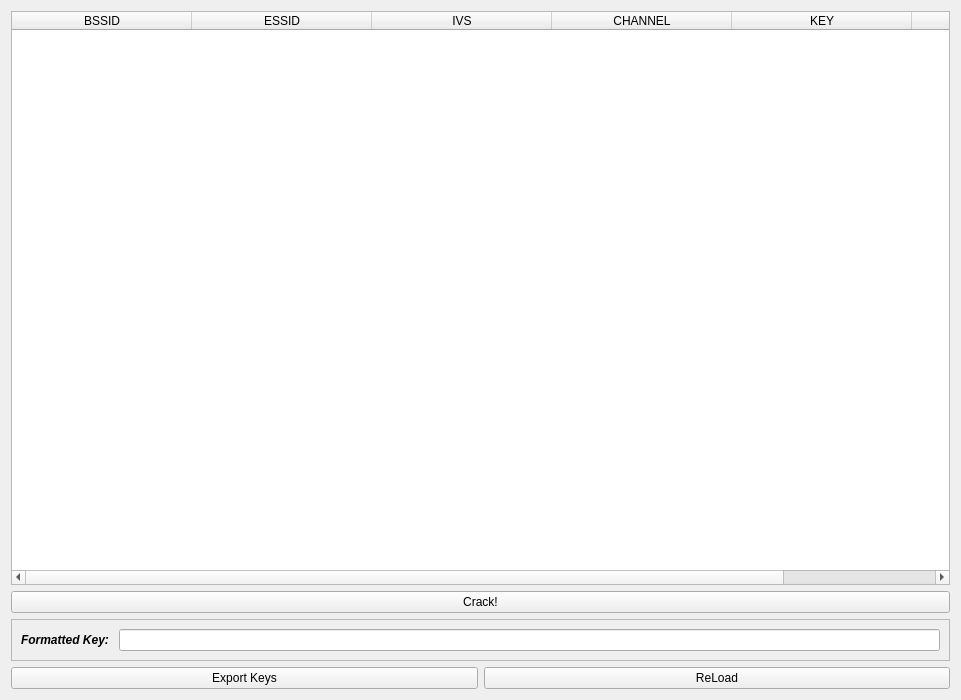
<?xml version="1.0" encoding="UTF-8"?>
<ui version="4.0">
 <class>historicalNetwork</class>
 <widget class="QWidget" name="historicalNetwork">
  <property name="geometry">
   <rect>
    <x>0</x>
    <y>0</y>
    <width>961</width>
    <height>700</height>
   </rect>
  </property>
  <property name="windowTitle">
   <string>Form</string>
  </property>
  <layout class="QGridLayout" name="gridLayout">
   <item row="0" column="0" colspan="2">
    <widget class="QTableWidget" name="tableWidgetWEP">
     <property name="sizePolicy">
      <sizepolicy hsizetype="Expanding" vsizetype="Minimum">
       <horstretch>0</horstretch>
       <verstretch>0</verstretch>
      </sizepolicy>
     </property>
     <property name="editTriggers">
      <set>QAbstractItemView::NoEditTriggers</set>
     </property>
     <property name="selectionMode">
      <enum>QAbstractItemView::SingleSelection</enum>
     </property>
     <property name="selectionBehavior">
      <enum>QAbstractItemView::SelectRows</enum>
     </property>
     <property name="sortingEnabled">
      <bool>false</bool>
     </property>
     <attribute name="horizontalHeaderDefaultSectionSize">
      <number>180</number>
     </attribute>
     <attribute name="horizontalHeaderStretchLastSection">
      <bool>true</bool>
     </attribute>
     <column>
      <property name="text">
       <string>BSSID</string>
      </property>
     </column>
     <column>
      <property name="text">
       <string>ESSID</string>
      </property>
     </column>
     <column>
      <property name="text">
       <string>IVS</string>
      </property>
     </column>
     <column>
      <property name="text">
       <string>CHANNEL</string>
      </property>
     </column>
     <column>
      <property name="text">
       <string>KEY</string>
      </property>
     </column>
     <column>
      <property name="text">
       <string>ENCRYPTION</string>
      </property>
     </column>
    </widget>
   </item>
   <item row="3" column="1">
    <widget class="QPushButton" name="pushButtonLoad">
     <property name="text">
      <string>ReLoad</string>
     </property>
     <property name="icon">
      <iconset resource="../icons.qrc">
       <normaloff>:/icons/icons/db_update.png</normaloff>:/icons/icons/db_update.png</iconset>
     </property>
    </widget>
   </item>
   <item row="2" column="0" colspan="2">
    <widget class="QFrame" name="frameKey">
     <property name="sizePolicy">
      <sizepolicy hsizetype="Minimum" vsizetype="Maximum">
       <horstretch>0</horstretch>
       <verstretch>0</verstretch>
      </sizepolicy>
     </property>
     <property name="frameShape">
      <enum>QFrame::StyledPanel</enum>
     </property>
     <property name="frameShadow">
      <enum>QFrame::Raised</enum>
     </property>
     <layout class="QGridLayout" name="gridLayout_2">
      <item row="0" column="0">
       <widget class="QLabel" name="label_3">
        <property name="sizePolicy">
         <sizepolicy hsizetype="Preferred" vsizetype="Preferred">
          <horstretch>0</horstretch>
          <verstretch>0</verstretch>
         </sizepolicy>
        </property>
        <property name="font">
         <font>
          <weight>75</weight>
          <italic>true</italic>
          <bold>true</bold>
         </font>
        </property>
        <property name="text">
         <string>Formatted Key: </string>
        </property>
       </widget>
      </item>
      <item row="0" column="1">
       <widget class="QLineEdit" name="lineEditKey">
        <property name="alignment">
         <set>Qt::AlignCenter</set>
        </property>
        <property name="readOnly">
         <bool>true</bool>
        </property>
       </widget>
      </item>
     </layout>
    </widget>
   </item>
   <item row="1" column="0" colspan="2">
    <widget class="QPushButton" name="pushButtonCrack">
     <property name="sizePolicy">
      <sizepolicy hsizetype="Minimum" vsizetype="Fixed">
       <horstretch>0</horstretch>
       <verstretch>0</verstretch>
      </sizepolicy>
     </property>
     <property name="text">
      <string>Crack!</string>
     </property>
     <property name="icon">
      <iconset resource="../icons.qrc">
       <normaloff>:/icons/icons/Padlock Opened.png</normaloff>:/icons/icons/Padlock Opened.png</iconset>
     </property>
    </widget>
   </item>
   <item row="3" column="0">
    <widget class="QPushButton" name="pushButtonExportKeys">
     <property name="text">
      <string>Export Keys</string>
     </property>
     <property name="icon">
      <iconset resource="../icons.qrc">
       <normaloff>:/icons/icons/Padlock Locked.png</normaloff>:/icons/icons/Padlock Locked.png</iconset>
     </property>
    </widget>
   </item>
  </layout>
 </widget>
 <resources>
  <include location="../icons.qrc"/>
 </resources>
 <connections/>
</ui>
